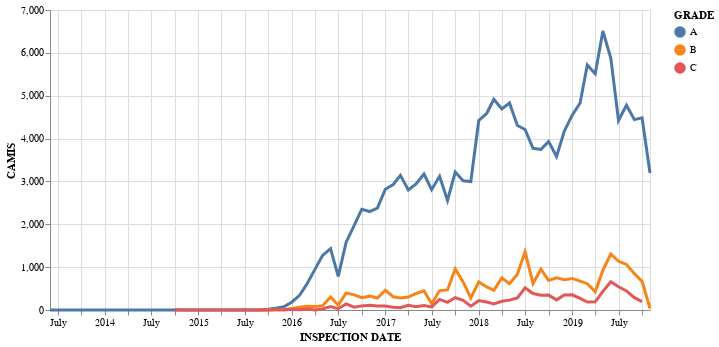

Write notebook code for a chart like this one.
### Code cell
highlight = alt.selection(type='single', on='mouseover',
                          fields=['GRADE'], nearest=True)

base = alt.Chart(grades_ts).encode(
    x='INSPECTION DATE:T',
    y='CAMIS:Q',
    color='GRADE:N'
)

points = base.mark_circle().encode(
    opacity=alt.value(0)
).add_selection(
    highlight
).properties(
    width=600
)

lines = base.mark_line().encode(
    size=alt.condition(~highlight, alt.value(1), alt.value(3))
)

points + lines

### Figure 1 — Vega-Lite specification as saved in the notebook (floating-point values rounded to 4 significant figures; data arrays with more than 128 entries replaced by an {"elided": "..."} marker saying what was removed)
{"config": {"view": {"continuousWidth": 400, "continuousHeight": 300}}, "layer": [{"mark": "circle", "encoding": {"color": {"type": "nominal", "field": "GRADE"}, "opacity": {"value": 0}, "x": {"type": "temporal", "field": "INSPECTION DATE"}, "y": {"type": "quantitative", "field": "CAMIS"}}, "selection": {"selector001": {"type": "single", "on": "mouseover", "fields": ["GRADE"], "nearest": true}}, "width": 600}, {"mark": "line", "encoding": {"color": {"type": "nominal", "field": "GRADE"}, "size": {"condition": {"value": 1, "selection": {"not": "selector001"}}, "value": 3}, "x": {"type": "temporal", "field": "INSPECTION DATE"}, "y": {"type": "quantitative", "field": "CAMIS"}}}], "data": {"name": "data-4ac01d3470a7079c1a580491256c2388"}, "$schema": "https://vega.github.io/schema/vega-lite/v4.0.0.json", "datasets": {"data-4ac01d3470a7079c1a580491256c2388": {"elided": "190 records"}}}
